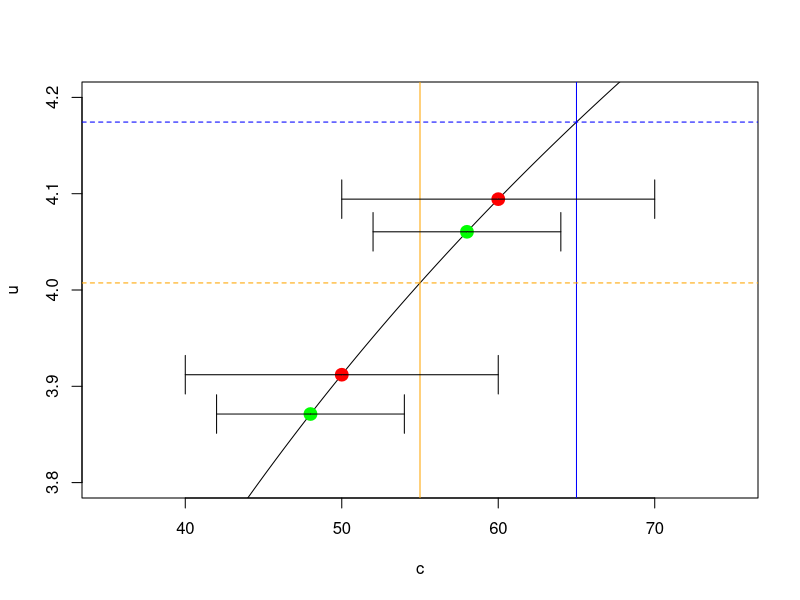

The R script that drew this image:
util<-function(x){
  return(log(x))
}

c<-seq(1,400,0.1)
u<-sapply(c,util)
plot(c,u,type = 'l',xlim = c(35,75),ylim = c(3.8,4.2))
abline(v=55,col='orange')
abline(v=65,col='blue')
abline(h=util(55),col='orange',lty='dashed')
abline(h=util(65),col='blue',lty='dashed')
lines(c(50,60),util(c(50,60)),type = 'p',col='red',lwd=6)
lines(c(40,60),c(util(50),util(50)))
lines(c(50,70),c(util(60),util(60)))
lines(c(70,70),c(util(60)-0.02,util(60)+0.02))
lines(c(50,50),c(util(60)-0.02,util(60)+0.02))
lines(c(40,40),c(util(50)-0.02,util(50)+0.02))
lines(c(60,60),c(util(50)-0.02,util(50)+0.02))

lines(c(48,58),util(c(48,58)),type = 'p',col='green',lwd=6)
lines(c(42,54),c(util(48),util(48)))
lines(c(52,64),c(util(58),util(58)))
lines(c(64,64),c(util(58)-0.02,util(58)+0.02))
lines(c(52,52),c(util(58)-0.02,util(58)+0.02))
lines(c(42,42),c(util(48)-0.02,util(48)+0.02))
lines(c(54,54),c(util(48)-0.02,util(48)+0.02))

